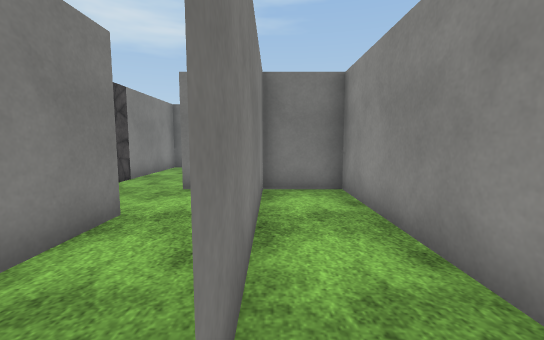
view 1 (above)

22 first-person views from a walk through a Unity game level. The camera is 1.2 m above the floor, tilts 6° down and sees 90° across. The floor is counted in squares, 1 m on a side. Each view is taken from the middle of a square. On the plan, view 1 faces up. The plan holds only what a view shows up to about 13 squares ahead; the rest is blank. The terrain is drawn as flat ground. The player character is not drawn. Some animated figures are left out. Surface patterns are stand-ins for the level's own textures.

view 2
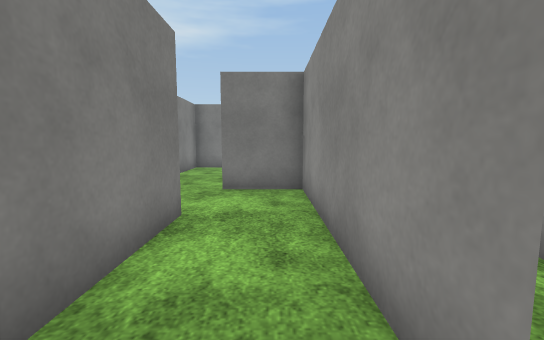

view 3
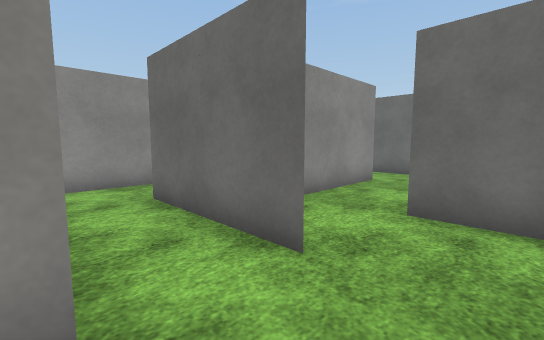

view 4
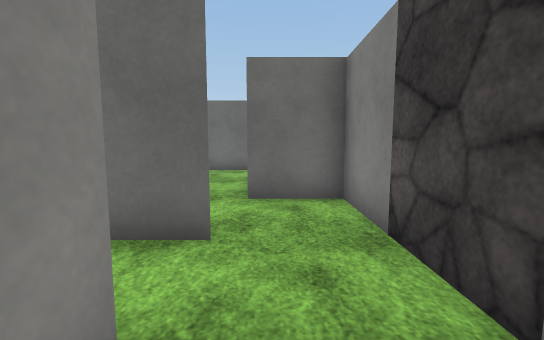

view 5
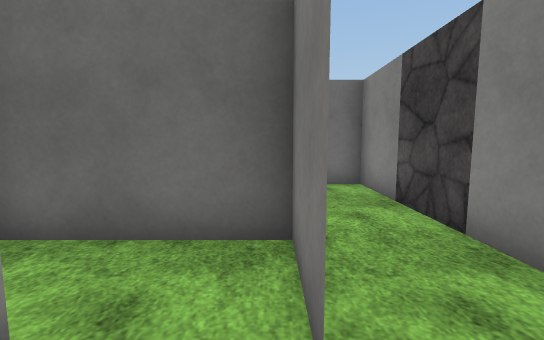

view 6
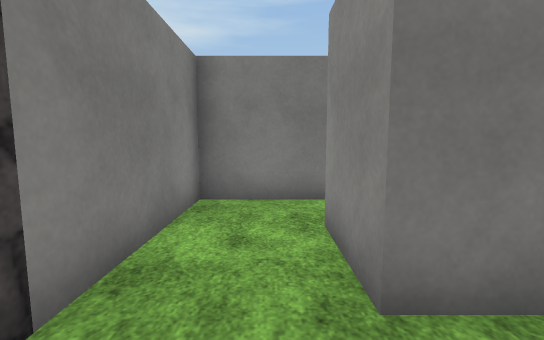

view 7
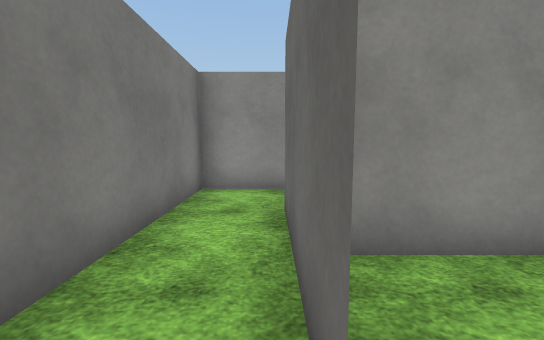

view 8
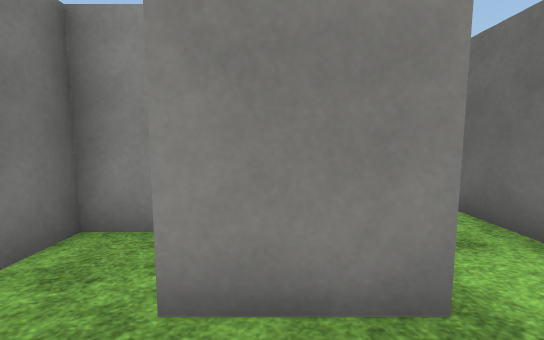

view 9
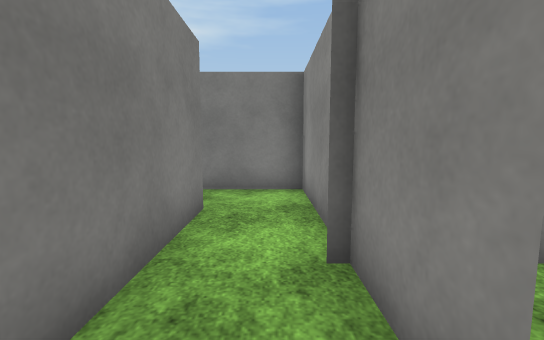

view 10
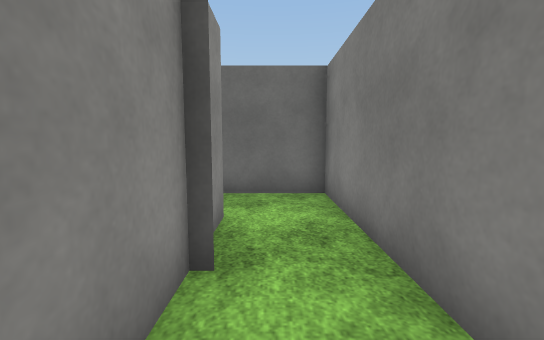

view 11
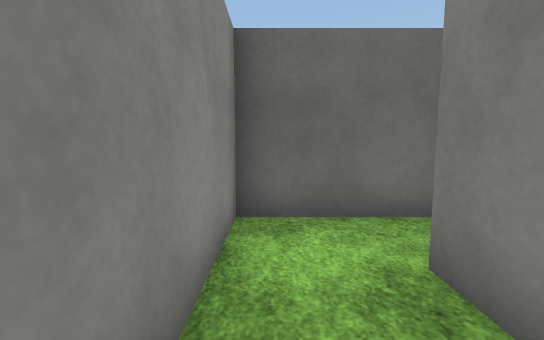

view 12
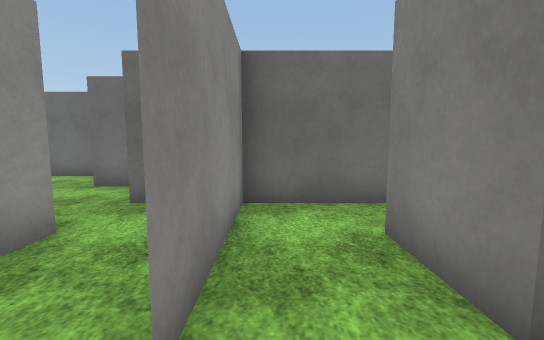

view 13
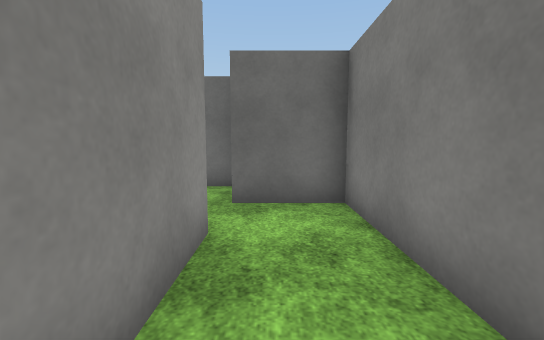

view 14
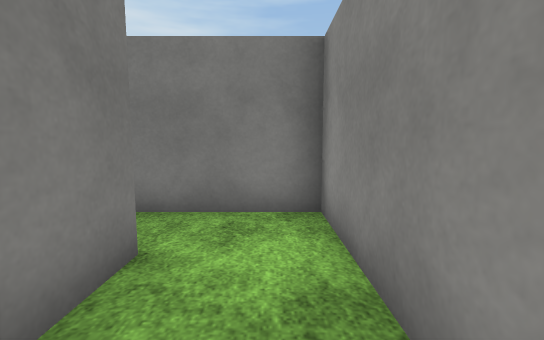

view 15
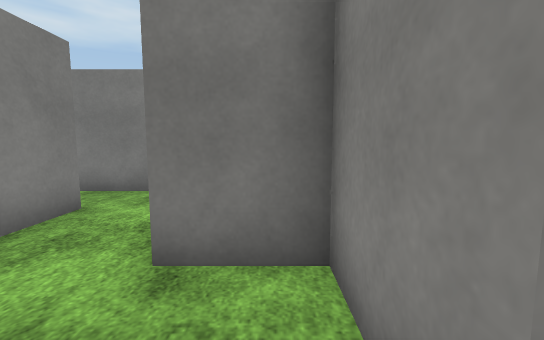

view 16
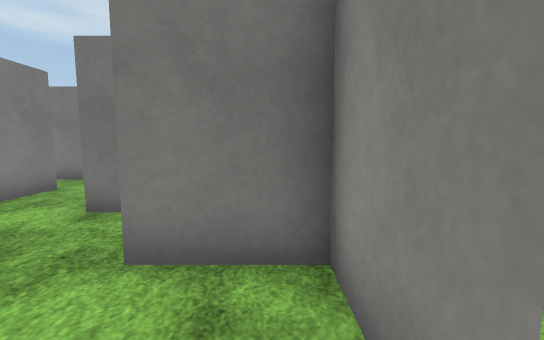

view 17
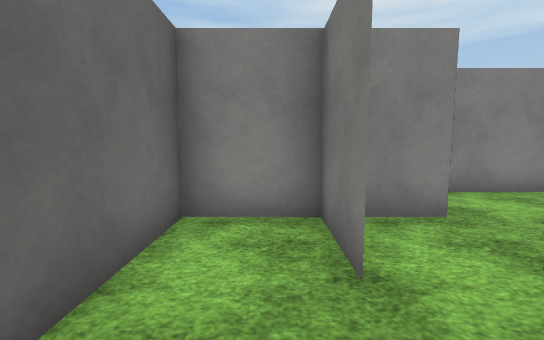

view 18
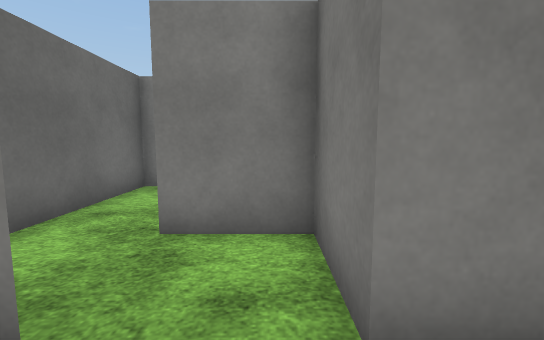

view 19
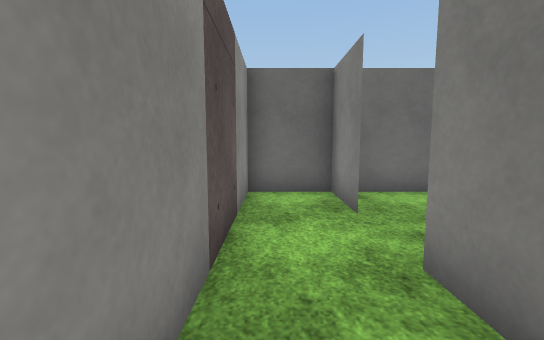

view 20
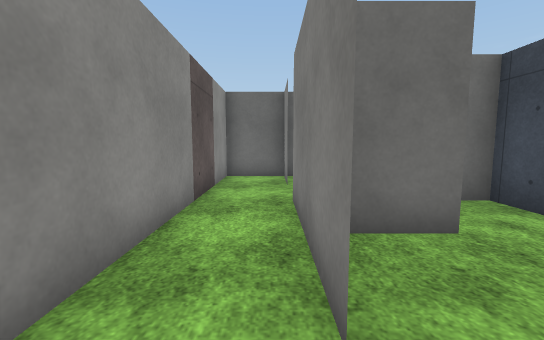

view 21
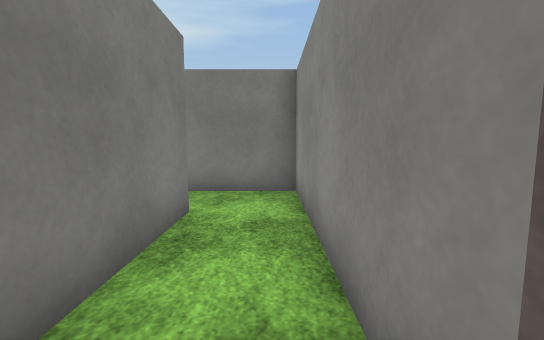

view 22
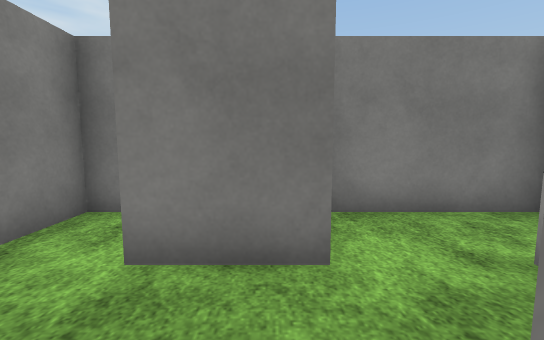

### Floor plan
Key: @ floor where view 1 was taken; # wall or solid block; . floor.
Columns run from 5 left of view 1 to 12 right of it. Each row starts with its distance up from view 1.
 15      #####   #####
 14       ...#.  #...#
 13 ######...#.###...#
 12 #....#.#.#.....#.#
 11 #....#.#.###.###.#
 10 #..#...#...#.  #.#
  9 #..#######.#####.#
  8 #........#...#...#
  7 #..#####.##..#...#
  6 #....#.#.#.....#.#
  5 #....#.#.#########
  4 ####.#.#.#.. #
  3   # .#.#.#
  2   # .#.#..
  1     .# ###
  0     .@
 -1    ####

Positions as (right, up) in squares from view 1, and headings:
1: (0, 0), facing up
2: (-1, 0), facing up
3: (-4, 9), facing down-right
4: (-3, 10), facing down
5: (-2, 12), facing down
6: (-3, 7), facing up
7: (-3, 7), facing right
8: (-4, 10), facing right
9: (3, 2), facing up
10: (3, 7), facing down
11: (1, 13), facing down
12: (1, 14), facing down
13: (3, 14), facing down
14: (3, 10), facing up
15: (5, 8), facing up
16: (7, 6), facing up
17: (8, 6), facing left
18: (11, 8), facing left
19: (11, 11), facing down
20: (10, 14), facing down
21: (11, 8), facing up
22: (7, 10), facing up
